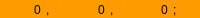
                        <widget class="QWidget" name="widCoordinate1" native="true">
                         <property name="maximumSize">
                          <size>
                           <width>16777215</width>
                           <height>18</height>
                          </size>
                         </property>
                         <property name="styleSheet">
                          <string notr="true">background-color: rgb(253, 155, 0);</string>
                         </property>
                         <layout class="QHBoxLayout" name="horizontalLayout_51">
                          <property name="spacing">
                           <number>1</number>
                          </property>
                          <property name="leftMargin">
                           <number>5</number>
                          </property>
                          <property name="topMargin">
                           <number>1</number>
                          </property>
                          <property name="rightMargin">
                           <number>5</number>
                          </property>
                          <property name="bottomMargin">
                           <number>0</number>
                          </property>
                          <item>
                           <widget class="QLineEdit" name="edtCoor1X">
                            <property name="minimumSize">
                             <size>
                              <width>0</width>
                              <height>0</height>
                             </size>
                            </property>
                            <property name="maximumSize">
                             <size>
                              <width>40</width>
                              <height>20</height>
                             </size>
                            </property>
                            <property name="font">
                             <font>
                              <pointsize>9</pointsize>
                             </font>
                            </property>
                            <property name="text">
                             <string>0</string>
                            </property>
                            <property name="frame">
                             <bool>false</bool>
                            </property>
                            <property name="alignment">
                             <set>Qt::AlignRight|Qt::AlignTrailing|Qt::AlignVCenter</set>
                            </property>
                           </widget>
                          </item>
                          <item>
                           <widget class="QLabel" name="label_95">
                            <property name="text">
                             <string>,</string>
                            </property>
                           </widget>
                          </item>
                          <item>
                           <widget class="QLineEdit" name="edtCoor1Y">
                            <property name="maximumSize">
                             <size>
                              <width>40</width>
                              <height>20</height>
                             </size>
                            </property>
                            <property name="font">
                             <font>
                              <pointsize>9</pointsize>
                             </font>
                            </property>
                            <property name="text">
                             <string>0</string>
                            </property>
                            <property name="frame">
                             <bool>false</bool>
                            </property>
                            <property name="alignment">
                             <set>Qt::AlignRight|Qt::AlignTrailing|Qt::AlignVCenter</set>
                            </property>
                           </widget>
                          </item>
                          <item>
                           <widget class="QLabel" name="label_96">
                            <property name="text">
                             <string>,</string>
                            </property>
                           </widget>
                          </item>
                          <item>
                           <widget class="QLineEdit" name="edtCoor1Z">
                            <property name="maximumSize">
                             <size>
                              <width>40</width>
                              <height>20</height>
                             </size>
                            </property>
                            <property name="font">
                             <font>
                              <pointsize>9</pointsize>
                             </font>
                            </property>
                            <property name="text">
                             <string>0</string>
                            </property>
                            <property name="frame">
                             <bool>false</bool>
                            </property>
                            <property name="alignment">
                             <set>Qt::AlignRight|Qt::AlignTrailing|Qt::AlignVCenter</set>
                            </property>
                           </widget>
                          </item>
                          <item>
                           <widget class="QLabel" name="label_97">
                            <property name="text">
                             <string>;</string>
                            </property>
                           </widget>
                          </item>
                         </layout>
                        </widget>
